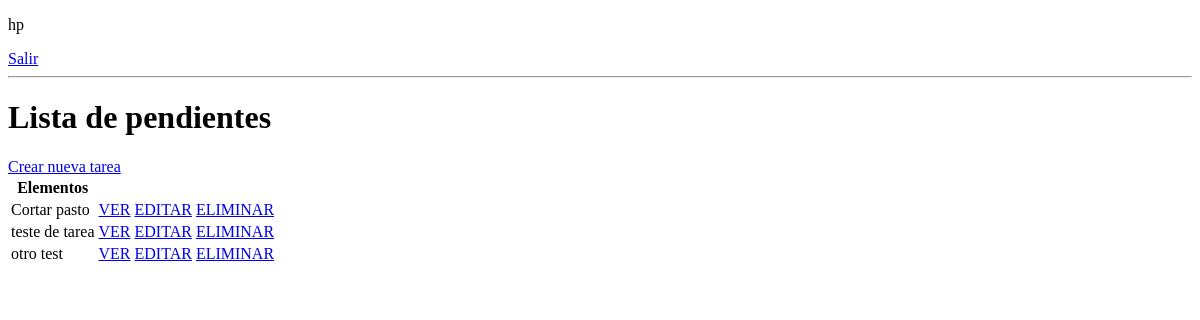
The app's page / (signed in), older data.
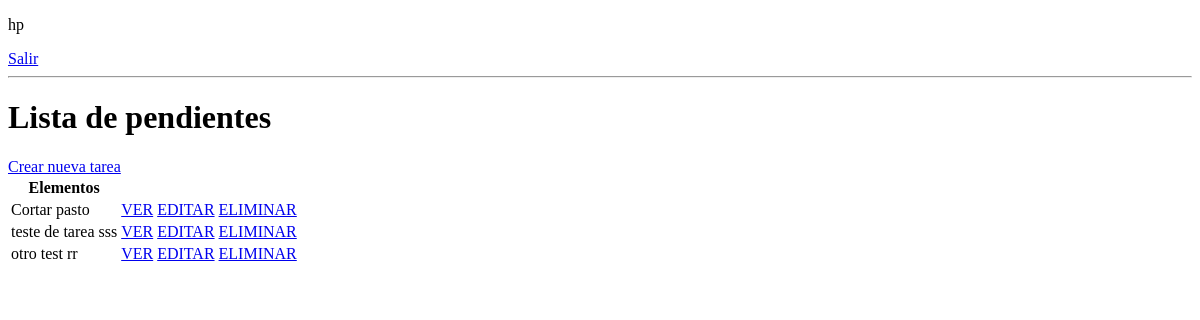
The same page, newer data.
### base/models.py (models this page shows, shortened)
class Tarea(models.Model):
    usuario = models.ForeignKey(User,
                                on_delete=models.CASCADE,
                                null=True,
                                blank=True)  # este campo puede quedar en blanco
    titulo = models.CharField(max_length=200)
    descripcion = models.TextField(null=True,
                                   blank=True)
    completo = models.BooleanField(default=False)
    creado = models.DateTimeField(auto_now_add=True)
    class Meta:
        ordering = ['completo']

### base/views.py (the view)
# urls.py: urlpatterns = [path('', ListaPendientes.as_view(), name='tareas'),
class ListaPendientes(LoginRequiredMixin, ListView):
    model = Tarea
    context_object_name = 'tareas'

### base/templates/base/tarea_list.html (shortened to what this page needs)
<!doctype html>
<html lang="es">
<head>
</head>
<body>
    {% if request.user.is_authenticated %}
        <p>{{request.user}}</p>
        <a href="{% url 'logout' %}">Salir</a>
    {% else %}
        <a href="{% url 'login' %}">Ingresar</a>
    {% endif %}
    <hr>
    <h1>Lista de pendientes</h1>
    <a href="{% url 'crear-tarea' %}">Crear nueva tarea</a>
    <table>
        <tr>
            <th>Elementos</th>
            <th></th>
            <th></th>
        </tr>
        {% for tarea in tareas %}
        <tr>
            <td>{{tarea.titulo}}</td>
            <td><a href="{% url 'tarea' tarea.id %}">VER</a></td>
            <td><a href="{% url 'editar-tarea' tarea.id %}">EDITAR</a></td>
            <td><a href="{% url 'eliminar-tarea' tarea.id %}">ELIMINAR</a></td>
        </tr>
        {% empty %}
        <h3>no hay elementos en esta lista</h3>
        {% endfor %}
    </table>
</body>
</html>

Row changes from the older to the newer data that the page shows:
changed Tarea: titulo "teste de tarea" → "teste de tarea sss"
changed Tarea: titulo "otro test" → "otro test rr"
